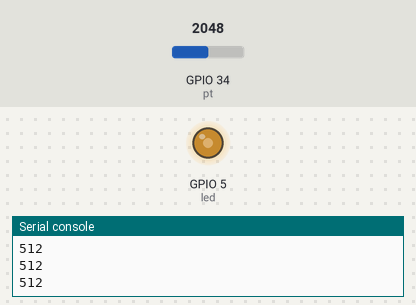
Bench run of a program on a simulated ESP32 board running MicroPython. Parts: output pins drawn as LEDs (lit = HIGH), the last lines printed to the serial console. The test bench sets the inputs (shaded band); at power-on: GPIO 34 (pt) = 2048 (analog values on the 0–4095 scale).

Above: at 1.2 s.
1.3 s: GPIO 34 (pt) set to 2866
At 2.0 s:
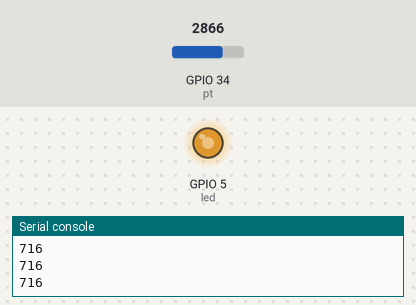
2.8 s: GPIO 34 (pt) set to 3603
At 3.2 s:
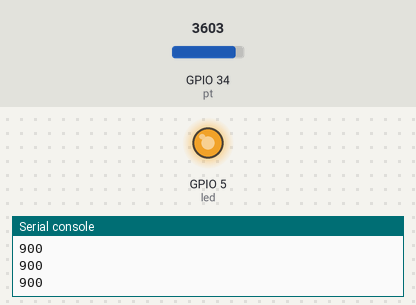
4.3 s: GPIO 34 (pt) set to 491
At 5.5 s:
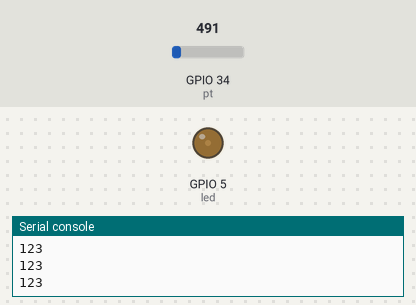
5.8 s: GPIO 34 (pt) set to 0
At 6.9 s:
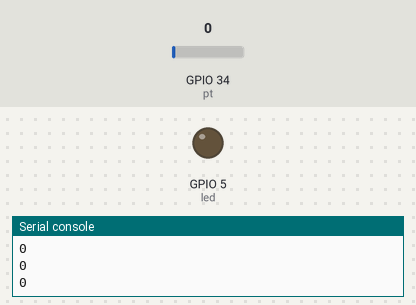
Timing chart, 0 to 8.3 s (numbered marks = the images above; inputs shaded):
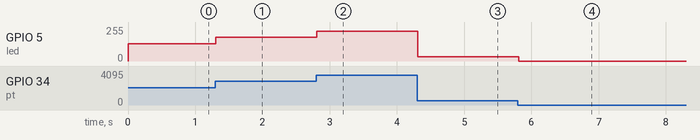

Measured:
- after the input at 1.3 s, GPIO 5 (led): 128/255 → 178/255 at once
- after the input at 2.8 s, GPIO 5 (led): 178/255 → 224/255 at once
- after the input at 4.3 s, GPIO 5 (led): 224/255 → 31/255 at once
- after the input at 5.8 s, GPIO 5 (led): 31/255 → 0/255 at once

The program:

HB-MicroPython-13-SwitchESP32.py
```python
'''
For more details, please follow the link below:
https://hamruyesh.com/product/micro-python-esp32-esp8266-programming-tutorial/

'''
from machine import Pin, PWM, ADC
from time import sleep

frequency = 5000

led = PWM(Pin(5), frequency)
pt = ADC(Pin(34))
pt.width(ADC.WIDTH_10BIT)
pt.atten(ADC.ATTN_11DB)

while(True):
    pt_value = pt.read()
    print(pt_value)

    if (pt_value < 15):
        led.duty(0)
    else:
        led.duty(pt_value)

    sleep(0.1)
```
